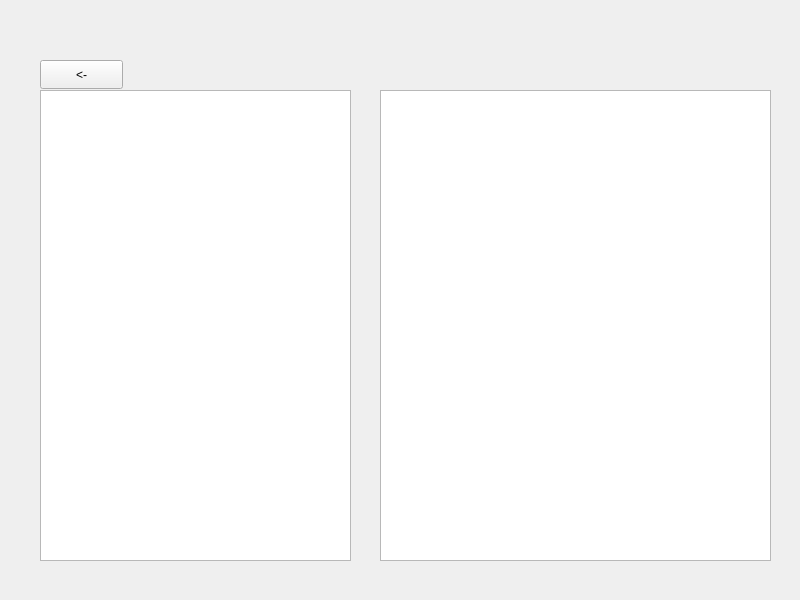
<?xml version="1.0" encoding="UTF-8"?>
<ui version="4.0">
 <class>Widget</class>
 <widget class="QWidget" name="Widget">
  <property name="geometry">
   <rect>
    <x>0</x>
    <y>0</y>
    <width>800</width>
    <height>600</height>
   </rect>
  </property>
  <property name="windowTitle">
   <string>Widget</string>
  </property>
  <widget class="QListView" name="leftEl">
   <property name="geometry">
    <rect>
     <x>40</x>
     <y>90</y>
     <width>311</width>
     <height>471</height>
    </rect>
   </property>
  </widget>
  <widget class="QListView" name="rightEl">
   <property name="geometry">
    <rect>
     <x>380</x>
     <y>90</y>
     <width>391</width>
     <height>471</height>
    </rect>
   </property>
  </widget>
  <widget class="QPushButton" name="navigateToParentDirectory">
   <property name="geometry">
    <rect>
     <x>40</x>
     <y>60</y>
     <width>83</width>
     <height>29</height>
    </rect>
   </property>
   <property name="text">
    <string>&lt;-</string>
   </property>
  </widget>
 </widget>
 <resources/>
 <connections/>
</ui>
